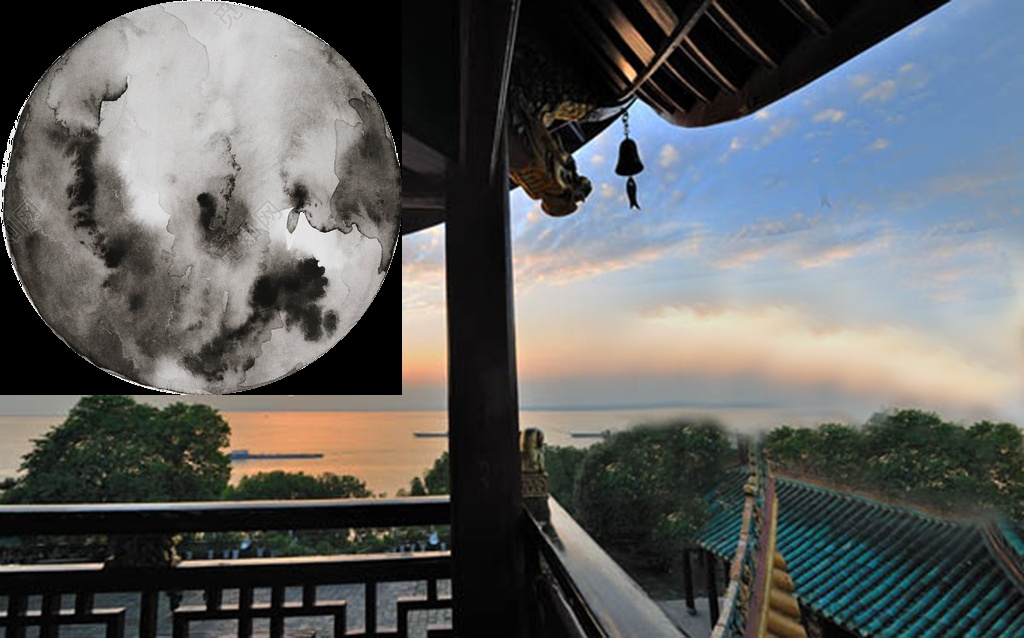
#> input picture videogen/1.jpg, 1024 x 638 px, found by its file name
$ python seg.py
#> lines starting #> are read from the running program, lines starting #| are printed output that depends on the picture
import cv2

path = '1.jpg'
img = cv2.imread(path)
#> img is the input picture: shape (638, 1024, 3); mean B, G, R 96.9, 96.9, 95.2
row = img.shape[0]
#> row = 638
col = img.shape[1]
#> col = 1024
print(int(row/256))
#| 2
for i in range(int(row/256)):
    for j in range(int(col/256)):
        try:
            image = img[256*i:256*(i+1), 256*j:256*(j+1)]
            image1 = img[(128+256*i):(128+256*(i+1)), (128+256*j):(128+256*(j+1))]
            print("img")
            cv2.imwrite('./testA/'+str(10+i)+'_'+str(10+j)+'.jpg',image1)
            cv2.imwrite('./testA/'+ str(i) + '_' + str(j) + '.jpg', image)
        except:
            continue
#> this loop made 2 passes
#> pass 1, `cv2.imwrite('./testA/'+str(10+i)+'_'+str(10+j)+'.jpg',image1)`:
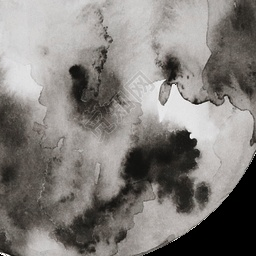
#> saved as 10_10.jpg: shape (256, 256, 3); mean B, G, R 123.2, 126.7, 130.2
#> pass 1, `cv2.imwrite('./testA/'+ str(i) + '_' + str(j) + '.jpg', image)`:
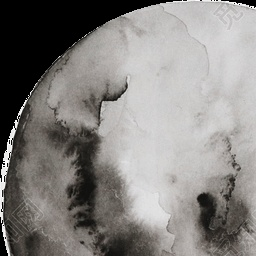
#> saved as 0_0.jpg: shape (256, 256, 3); mean B, G, R 128.7, 131.4, 134
#> pass 1, `cv2.imwrite('./testA/'+str(10+i)+'_'+str(10+j)+'.jpg',image1)`:
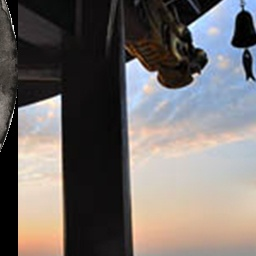
#> saved as 10_11.jpg: shape (256, 256, 3); mean B, G, R 105.7, 107.7, 113.2
#> pass 1, `cv2.imwrite('./testA/'+ str(i) + '_' + str(j) + '.jpg', image)`:
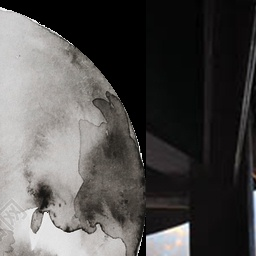
#> saved as 0_1.jpg: shape (256, 256, 3); mean B, G, R 77, 78.2, 80
